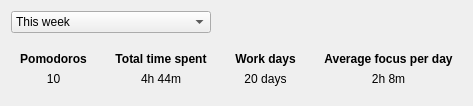
<?xml version="1.0" encoding="UTF-8"?>
<ui version="4.0">
 <class>StatsWindow</class>
 <widget class="QDialog" name="StatsWindow">
  <property name="geometry">
   <rect>
    <x>0</x>
    <y>0</y>
    <width>481</width>
    <height>137</height>
   </rect>
  </property>
  <property name="sizePolicy">
   <sizepolicy hsizetype="Fixed" vsizetype="Fixed">
    <horstretch>0</horstretch>
    <verstretch>0</verstretch>
   </sizepolicy>
  </property>
  <property name="windowTitle">
   <string>Stats</string>
  </property>
  <layout class="QVBoxLayout" name="mainLayout">
   <property name="spacing">
    <number>10</number>
   </property>
   <property name="sizeConstraint">
    <enum>QLayout::SizeConstraint::SetFixedSize</enum>
   </property>
   <item>
    <widget class="QComboBox" name="comboBox_dateFilter">
     <property name="maximumSize">
      <size>
       <width>200</width>
       <height>30</height>
      </size>
     </property>
     <item>
      <property name="text">
       <string>This week</string>
      </property>
     </item>
     <item>
      <property name="text">
       <string>Today</string>
      </property>
     </item>
     <item>
      <property name="text">
       <string>Yesterday</string>
      </property>
     </item>
     <item>
      <property name="text">
       <string>This month</string>
      </property>
     </item>
     <item>
      <property name="text">
       <string>This year</string>
      </property>
     </item>
     <item>
      <property name="text">
       <string>Custom</string>
      </property>
     </item>
    </widget>
   </item>
   <item>
    <layout class="QHBoxLayout" name="statsLayout">
     <item>
      <widget class="QWidget" name="widget_pomodoros" native="true">
       <layout class="QVBoxLayout" name="stats_pomodoros">
        <item>
         <widget class="QLabel" name="labelTitle_pomodoros">
          <property name="font">
           <font>
            <bold>true</bold>
           </font>
          </property>
          <property name="text">
           <string>Pomodoros</string>
          </property>
          <property name="alignment">
           <set>Qt::AlignmentFlag::AlignCenter</set>
          </property>
         </widget>
        </item>
        <item>
         <widget class="QLabel" name="labelValue_pomodoros">
          <property name="text">
           <string>10</string>
          </property>
          <property name="alignment">
           <set>Qt::AlignmentFlag::AlignCenter</set>
          </property>
         </widget>
        </item>
       </layout>
      </widget>
     </item>
     <item>
      <widget class="QWidget" name="widget_totalTime" native="true">
       <layout class="QVBoxLayout" name="stats_timeSpent">
        <item>
         <widget class="QLabel" name="labelTitle_totalTime">
          <property name="font">
           <font>
            <bold>true</bold>
           </font>
          </property>
          <property name="text">
           <string>Total time spent</string>
          </property>
          <property name="alignment">
           <set>Qt::AlignmentFlag::AlignCenter</set>
          </property>
         </widget>
        </item>
        <item>
         <widget class="QLabel" name="labelValue_totalTime">
          <property name="text">
           <string>4h 44m</string>
          </property>
          <property name="alignment">
           <set>Qt::AlignmentFlag::AlignCenter</set>
          </property>
         </widget>
        </item>
       </layout>
      </widget>
     </item>
     <item>
      <widget class="QWidget" name="widget_workDays" native="true">
       <layout class="QVBoxLayout" name="stats_workDays">
        <item>
         <widget class="QLabel" name="labelTitle_workDays">
          <property name="font">
           <font>
            <bold>true</bold>
           </font>
          </property>
          <property name="text">
           <string>Work days</string>
          </property>
          <property name="alignment">
           <set>Qt::AlignmentFlag::AlignCenter</set>
          </property>
         </widget>
        </item>
        <item>
         <widget class="QLabel" name="labelValue_workDays">
          <property name="text">
           <string>20 days</string>
          </property>
          <property name="alignment">
           <set>Qt::AlignmentFlag::AlignCenter</set>
          </property>
         </widget>
        </item>
       </layout>
      </widget>
     </item>
     <item>
      <widget class="QWidget" name="widget_avgFocus" native="true">
       <layout class="QVBoxLayout" name="stats_averagePerDay">
        <item>
         <widget class="QLabel" name="labelTitle_avgFocus">
          <property name="font">
           <font>
            <bold>true</bold>
           </font>
          </property>
          <property name="text">
           <string>Average focus per day</string>
          </property>
          <property name="alignment">
           <set>Qt::AlignmentFlag::AlignCenter</set>
          </property>
         </widget>
        </item>
        <item>
         <widget class="QLabel" name="labelValue_avgFocus">
          <property name="text">
           <string>2h 8m</string>
          </property>
          <property name="alignment">
           <set>Qt::AlignmentFlag::AlignCenter</set>
          </property>
         </widget>
        </item>
       </layout>
      </widget>
     </item>
    </layout>
   </item>
  </layout>
 </widget>
 <resources/>
 <connections/>
</ui>
